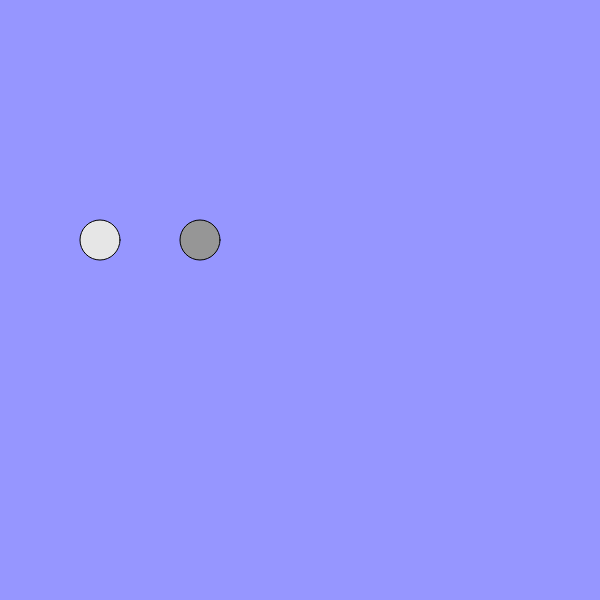
Frame 1 (no input)
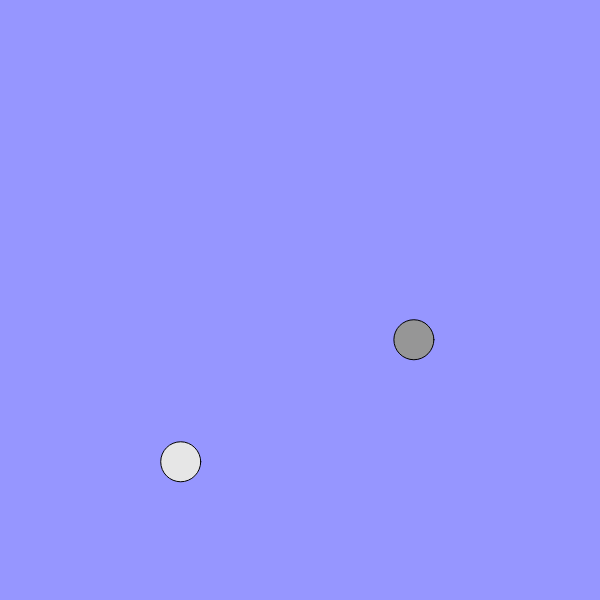
Frame 60 (no input)
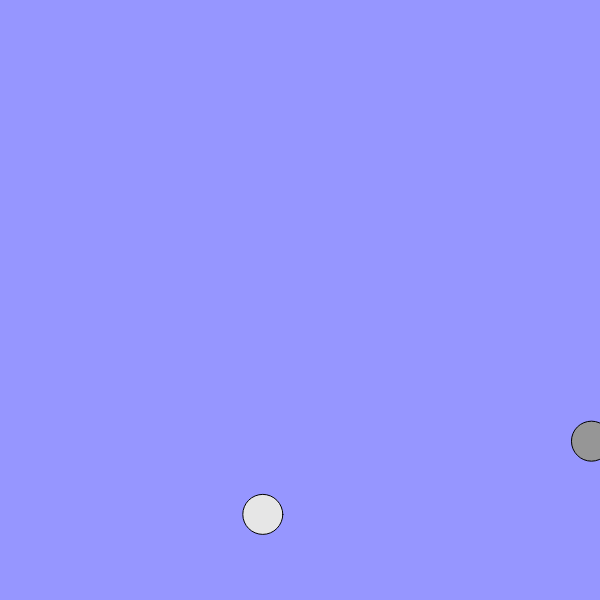
Frame 120 (the mouse pressed at the canvas centre since frame 60)

The p5.js sketch that drew these frames (run headless with seeded random() and noise() and a simulated clock; from frame 60 on, the mouse is pressed at the canvas centre):

// p5.js sketch
// ── sketch.js
let myBall;

function setup() {

    createCanvas(600,600);
    angleMode (DEGREES);
    myBall = new Ball(200,240,0,0,20,150);
    myBall.vx = 4*cos(25);
    myBall.vy = 4*sin(25);
    myBallTwo = new Ball(100,240,0,0,20,230);
    myBallTwo.vx = 4*cos(70);
    myBallTwo.vy = 4*sin(70);
  }

  

function draw() {

    background(150,150,300);
    
  
    if (myBall.x > 600){myBall.vx=-myBallTwo.vx}
    if (myBall.x < 0){myBall.vx=-myBallTwo.vx}
    if (myBall.y > 600){myBall.vy =-myBallTwo.vy}
    if (myBall.y < 0){myBall.vy =-myBallTwo.vy}
    if (myBallTwo.x > 600){myBallTwo.vx =-myBallTwo.vx}
    if (myBallTwo.x < 0){myBallTwo.vx =-myBallTwo.vx}
    if (myBallTwo.y > 600){myBallTwo.vy =-myBallTwo.vy}
    if (myBallTwo.y < 0){myBallTwo.vy =-myBallTwo.vy}
    noStroke;
    myBall.drawBall();
    myBall.moveBall();
    myBallTwo.drawBall();
    myBallTwo.moveBall();
  }
// ── Ball.js
class Ball {
	constructor(x, y, vx, vy, radius, c) {
	
		this.x = x;
		this.y = y;
		this.vx = vx;
		this.vy = vy;
		this.radius = radius;
		this.c = c;

	
    }
   
    drawBall() {
		fill(this.c);
		ellipse(this.x, this.y, this.radius*2, this.radius*2);
		
	} 
	moveBall() {
		this.x = this.x + this.vx;
		this.y = this.y + this.vy;
	}
}

// ── Molecule.js
class Molecule {
    constructor() {
        this.posX = Math.round(Math.random() * 500);
        this.posY = Math.round(Math.random() * 500);
        this.radius = Math.round(Math.random() * 10 + 5);
        this.xSpeed = Math.round(Math.random() * 5 - 5);
        this.ySpeed = Math.round(Math.random() * 5 - 5);
    }
    render() {
        ellipse(this.posX, this.posY, this.radius, this.radius)
    }
    move() {
        this.posX += this.xSpeed;
        this.posY += this.ySpeed;
        if(this.posX>500){this.posX=0}
        if(this.posX<0){this.posX=500}
        if(this.posY>500){this.posY=0}
        if(this.posY<0){this.posY=500}
    }
}
